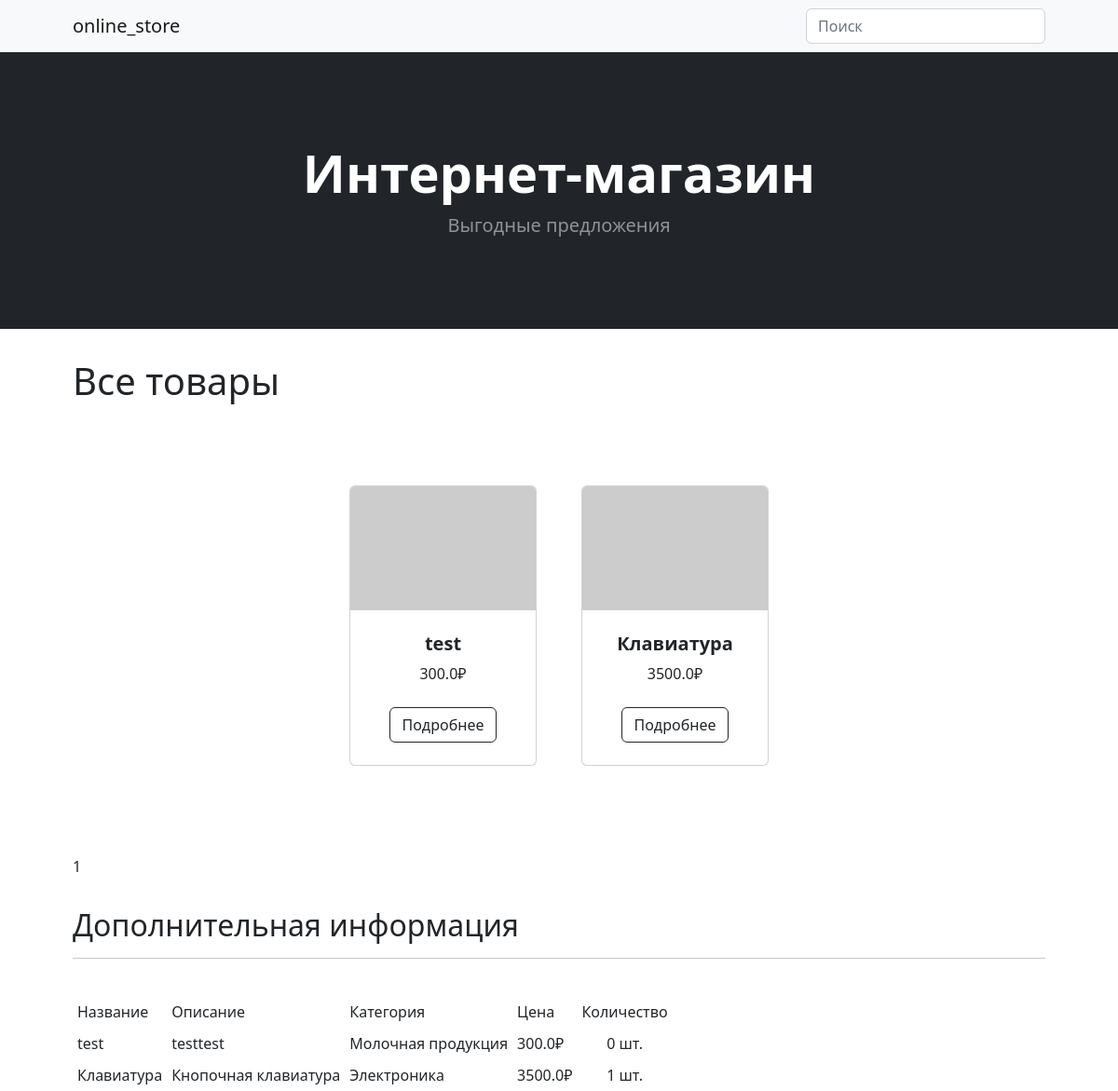
The app's page /, older data.
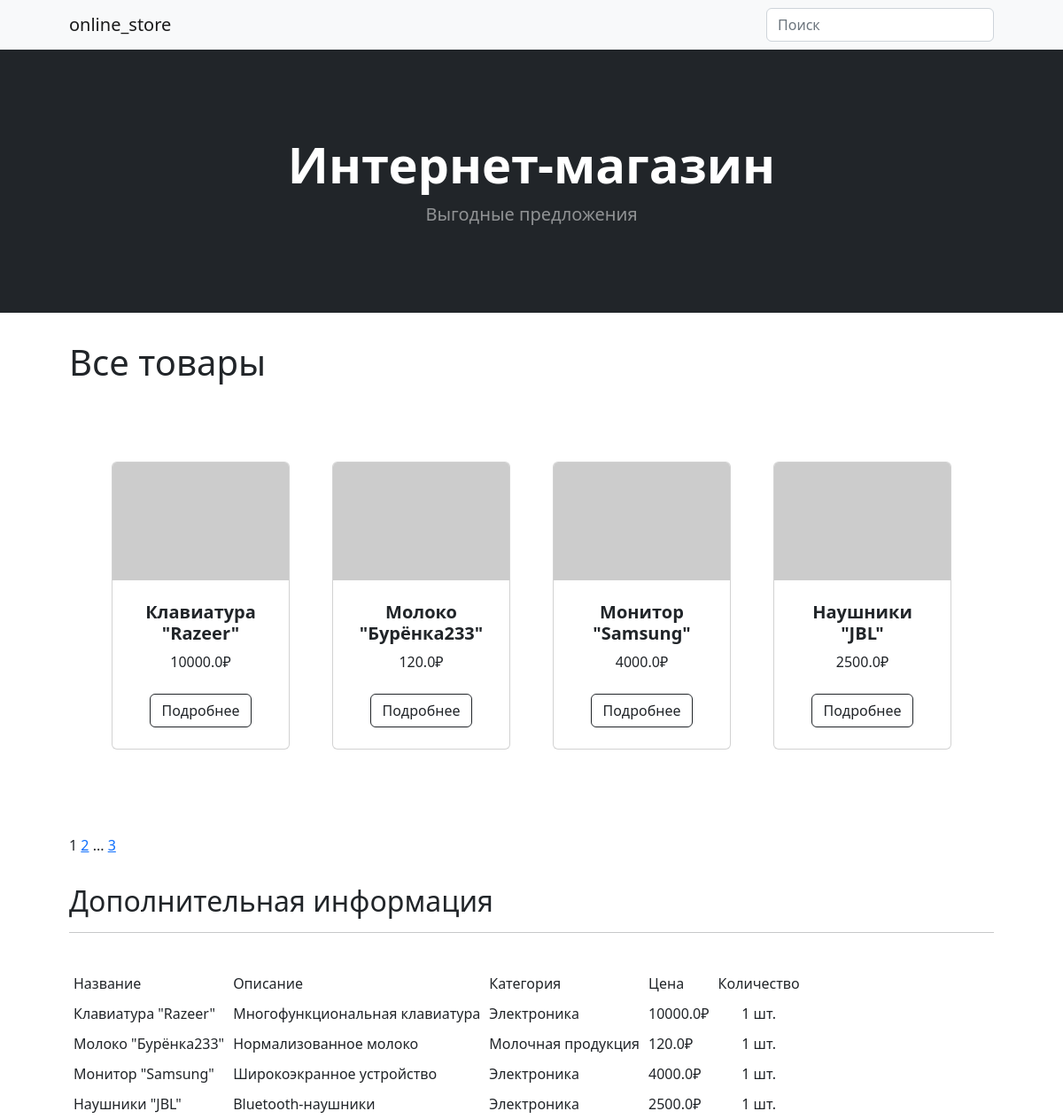
The same page, newer data.
### simpleapp/models.py (models this page shows, shortened)
class Product(models.Model):
    name = models.CharField(max_length=200, unique=True, verbose_name='Название') # названия товаров не должны повторяться
    description = models.CharField(max_length=200, verbose_name='Описание')
    quantity = models.IntegerField(validators=[MinValueValidator(0, 'Quantity should be >= 0.0')], verbose_name='Количество')
    category = models.ForeignKey(to='Category', on_delete=models.CASCADE, related_name='products', verbose_name='Категория') # все продукты в категории будут доступны через поле products, поле категории будет ссылаться на модель категории
    price = models.FloatField(validators=[MinValueValidator(0.0, 'Price should be >= 0.0')], verbose_name='Цена')
    def __str__(self):
        return f'{self.name.title()}: {self.description[:50]}'

class Category(models.Model):
    name = models.CharField(max_length=100, unique=True)

### simpleapp/views.py (the view)
# urls.py: path('', ProductsList.as_view(), name='product_list'),
class ProductsList(ListView):
    model = Product # модель, объекты которой предполагается выводить
    ordering = 'name' # поле для сортировки объектов
    template_name = 'products.html' # шаблон с инструкциями о способах отображения пользователю всех объектов
    context_object_name = 'products' # список, в котором будут лежать все объекты
    paginate_by = 4 # количество записей на странице
    def get_queryset(self):
        queryset = super().get_queryset()
        self.filterset = ProductFilter(self.request.GET, queryset)
        return self.filterset.qs
    def get_context_data(self, **kwargs):
        context = super().get_context_data(**kwargs) # с помощью super() мы обращаемся к родительским классам и ...
        context['filterset'] = self.filterset # добавляем в контекст объект фильтрации
        return context  # контекст - это словарь, который мы передаём в тэмлейт (в product и products).

### simpleapp/models.py (called while the page is built)
    def __str__(self):
        return self.name

### simpleapp/templatetags/custom_tags.py (called while the page is built)
@register.simple_tag(takes_context=True) # сообщаем Django, что для работы тега требуется передать context
def url_replace(context, **kwargs):
   d = context['request'].GET.copy() # копируем все параметры текущего запроса
   for k, v in kwargs.items(): # по указанным полям
      d[k] = v # устанавливаем новые значения, которые нам передали при использовании тега
   return d.urlencode() # кодируем параметры в формат, который может быть указан в строке браузера.

### templates/products.html (shortened to what this page needs)
{% extends 'flatpages/default.html' %}
{% load custom_filters %}
{% load custom_tags %}
{% load math_filters %}
{% load static %}
{% block header %}
<header class="bg-dark py-5">
            <div class="container px-4 px-lg-5 my-5">
                <div class="text-center text-white">
                    <h1 class="display-4 fw-bolder">Интернет-магазин</h1>
                    <p class="lead fw-normal text-white-50 mb-0">Выгодные предложения</p>
                </div>
            </div>
        </header>
{% endblock header %}
{% block content %}
<h1>Все товары</h1>
<section class="py-5">
            <div class="container px-4 px-lg-5 mt-5">
                <div class="row gx-4 gx-lg-5 row-cols-2 row-cols-md-3 row-cols-xl-4 justify-content-center">
                    {% if products %}
                        {% for product in products %}
                    <div class="col mb-5">
                        <div class="card h-100">
                            <img class="card-img-top" src="https://dummyimage.com/450x300/dee2e6/6c757d.jpg" alt="..." />
                            <div class="card-body p-4">
                                <div class="text-center">
                                    <h5 class="fw-bolder">{{ product.name }}</h5>
                                    {{ product.price }}₽
                                </div>
                            </div>
                            <div class="card-footer p-4 pt-0 border-top-0 bg-transparent">
                                <div class="text-center"><a class="btn btn-outline-dark mt-auto" href="http://127.0.0.1:8000/products/{{ product.id }}">Подробнее</a></div>
                            </div>
                        </div>
                    </div>
                    {% endfor %}
                    {% endif %}
     </section>
{{ page_obj.number }}
{% if page_obj.has_next %}
<a href="?{% url_replace page=page_obj.next_page_number %}">{{ page_obj.next_page_number }}</a>
{% if paginator.num_pages != page_obj.next_page_number %}
...
<a href="?{% url_replace page=page_obj.paginator.num_pages %}">{{ page_obj.paginator.num_pages }}</a>
{% endif %}
{% endif %}
<br>
<h2>Дополнительная информация</h2>
<hr>
<br>
{% if products %}
<table cellpadding="5">
    <tr>
        <td>Название</td>
        <td>Описание</td>
        <td>Категория</td>
        <td>Цена</td>
        <td>Количество</td>
    </tr>
    {% for product in products %}
    <tr>
        <td>{{ product.name }}</td>
        <td>{{ product.description|truncatewords:2 }}</td>
        <td>{{ product.category.name|truncatewords:2 }}</td>
        <td>{{ product.price }}₽</td>
        <td style="text-align: center;">{{ product.quantity }} шт.</td>
        <td>
        </td>
    </tr>
    {% endfor %}
</table>
{% else %}
<h4>Товаров нет!</h4>
{% endif %}
{% endblock content %}

### templates/flatpages/default.html (shortened to what this page needs)
<!DOCTYPE html>
<html lang="en">
    <head>
        {% load static %}
        <link href="https://cdn.jsdelivr.net/npm/bootstrap-icons@1.5.0/font/bootstrap-icons.css" rel="stylesheet" />
        <link href="{% static 'css/styles.css' %}" rel="stylesheet" />
    </head>
    <body>
        <nav class="navbar navbar-expand-lg navbar-light bg-light">
            <div class="container px-4 px-lg-5">
                <a class="navbar-brand" href="http://127.0.0.1:8000/">online_store</a>
                <form action="" method="get" >
    <input
        id="{{ filterset.form.name__icontains.id }}"
        name="{{ filterset.form.name__icontains.name }}"
        class="form-control"
        placeholder="Поиск"
    >
</form>
            </div>
        </nav>
        {% block header %}
        {% endblock header %}
        <div class="container px-4 px-lg-5 mt-5">
    {% block content %}
    {% endblock content %}
        </div>
    </body>
</html>

Row changes from the older to the newer data that the page shows:
removed Product: name "test", price "300.0", description "testtest", category.name "Молочная продукция", quantity "0"
removed Product: name "Клавиатура", price "3500.0", description "Кнопочная клавиатура", category.name "Электроника", quantity "1"
added Product: name "Клавиатура \"Razeer\"", price "10000.0", description "Многофункциональная клавиатура", category.name "Электроника", quantity "1"
added Product: name "Молоко \"Бурёнка233\"", price "120.0", description "Нормализованное молоко", category.name "Молочная продукция", quantity "1"
added Product: name "Монитор \"Samsung\"", price "4000.0", description "Широкоэкранное устройство", category.name "Электроника", quantity "1"
added Product: name "Наушники \"JBL\"", price "2500.0", description "Bluetooth-наушники", category.name "Электроника", quantity "1"
Text that changed along with them:
{{ page_obj.next_page_number }}: (not shown) → "2"
{{ page_obj.paginator.num_pages }}: (not shown) → "3"
